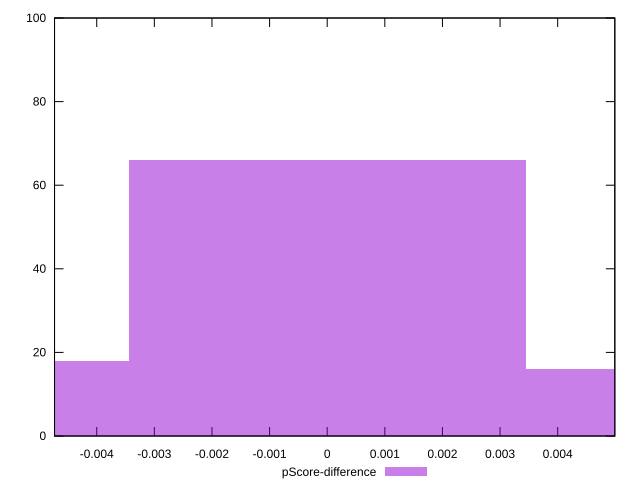

Here is the gnuplot script that generated this plot:
reset

$pScoreDifference <<EOF
-0.006895318951739784 18
0 66
0.006895318951739784 16
EOF

set key outside below
set boxwidth 0.006895318951739784
set xrange [-0.00473228189398156:0.004991590174164062]
set yrange [0:100]
set trange [0:100]
set style fill transparent solid 0.5 noborder
set terminal svg size 640, 490 enhanced background rgb 'white'
set output "report/report_00029_2021-02-24T13-36-40.390Z/speed-index/samples/music/pScore-difference/histogram.svg"

plot $pScoreDifference title "pScore-difference" with boxes

reset
